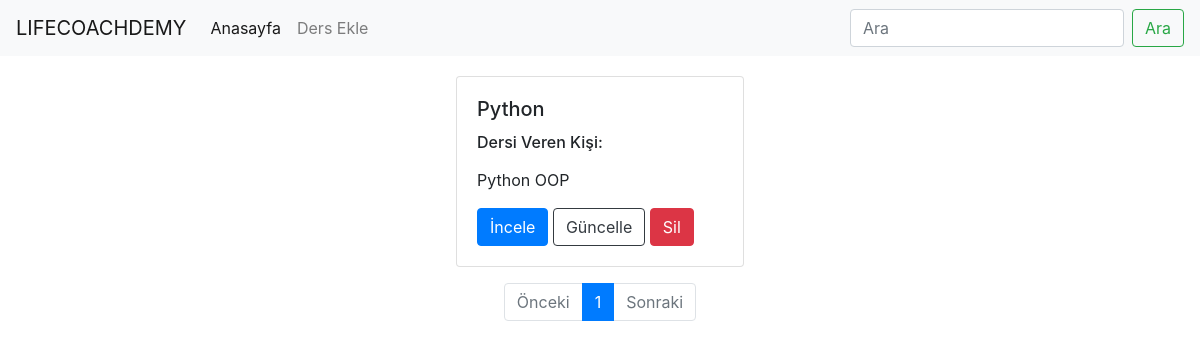
The app's page /course/index/ (signed in), older data.
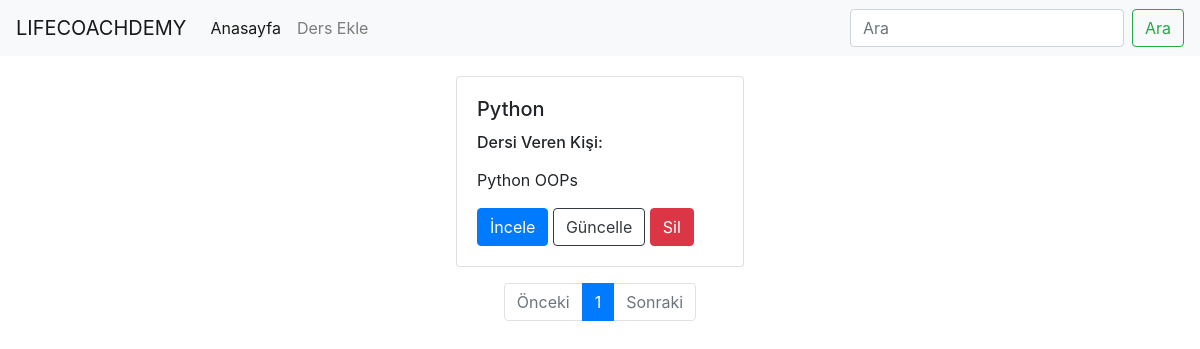
The same page, newer data.
### course/models.py (models this page shows, shortened)
class Course(models.Model):
    staff = models.ForeignKey('auth.User', verbose_name='Dersi Veren Kişi', related_name='courses', on_delete=models.CASCADE)
    name = models.CharField(max_length=120, verbose_name='Dersin Adı')
    content = RichTextField(verbose_name='İçerik', null=True, blank=True)
    slug = models.SlugField(unique=True, editable=False, max_length=130)
    def get_absolute_url(self):
        return reverse('course:detail', kwargs={'slug': self.slug})
    def get_update_url(self):
        return reverse('course:update', kwargs={'slug': self.slug})
    def get_delete_url(self):
        return reverse('course:delete', kwargs={'slug': self.slug})

### course/views.py (the view, shortened to what this page needs)
def course_index(request):
    course_list = Course.objects.all()
    query = request.GET.get('q')
    paginator = Paginator(course_list, 5) #Show 5 courses per page
    page = request.GET.get('sayfa')
    try:
        courses = paginator.page(page)
    except PageNotAnInteger:
        courses = paginator.page(1)
    except EmptyPage:
        courses = paginator.page(paginator.num_pages)
    return render(request, 'course/index.html', {'courses': courses})

### templates/course/index.html (shortened to what this page needs)
{% extends 'base.html' %}
{% block body %}
    {% for course in courses %}
        <div class="container">
            <div class="row justify-content-center" style="margin-top:20px;">
                <div class="card" style="width: 18rem;">
                    <div class="card-body">
                        <h5 class="card-title">{{ course.name }}</h5>
                        <h6>Dersi Veren Kişi: {{ course.staff.get_full_name }}</h6>
                        <p class="card-text">{{ course.content|safe|linebreaks|truncatechars:34 }}</p>
                        <a href="{{ course.get_absolute_url }}" class="btn btn-primary">İncele</a>
                        {% if request.user.is_authenticated %}
                            <a href="{{ course.get_update_url }}" class="btn btn-outline-dark">Güncelle</a>
                            <a href="{{ course.get_delete_url }}" class="btn btn-danger">Sil</a>
                        {% endif %}
                    </div>
                </div>
            </div>
        </div>
    {% endfor %}
    <div class="row justify-content-center mt-3">
        <ul class="pagination">
            <li class="page-item {% if not courses.has_previous %}disabled{% endif %}">
                <a class="page-link" {% if not courses.has_previous %} href="#" {% endif %}  tabindex="-1" aria-disabled="true">Önceki</a>
            </li>
            {% for page in courses.paginator.page_range %}
            <li class="page-item {% ifequal page courses.number %}active{% endifequal %}"><a class="page-link" href="?sayfa={{ page }}{% if request.GET.q %}&q={{ request.GET.q }}{% endif %}">{{ page }}</a></li>
            {% endfor %}
            <li class="page-item {% if not courses.has_next %}disabled{% endif %}">
                <a class="page-link" {% if not courses.has_next %} href="#" {% endif %}  tabindex="-1" aria-disabled="true">Sonraki</a>
            </li>
        </ul>
    </div>
{% endblock %}

Row changes from the older to the newer data that the page shows:
changed Course "Python": content "Python OOP" → "Python OOPs"
